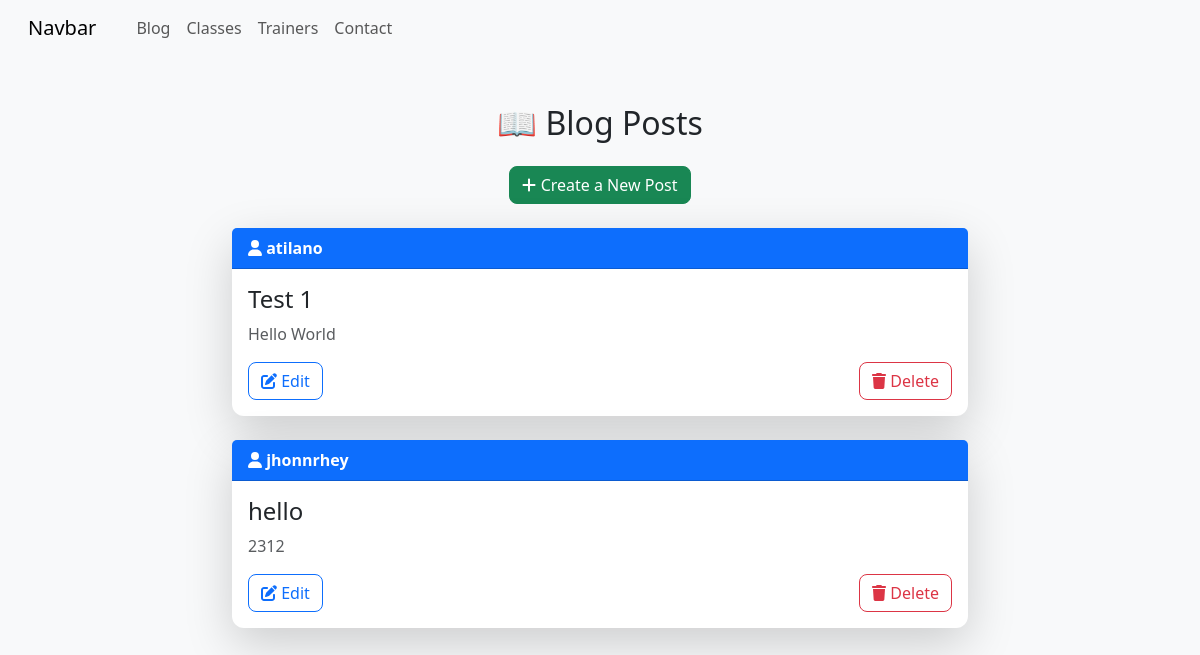
/blog/, run on an earlier commit of the app's database.
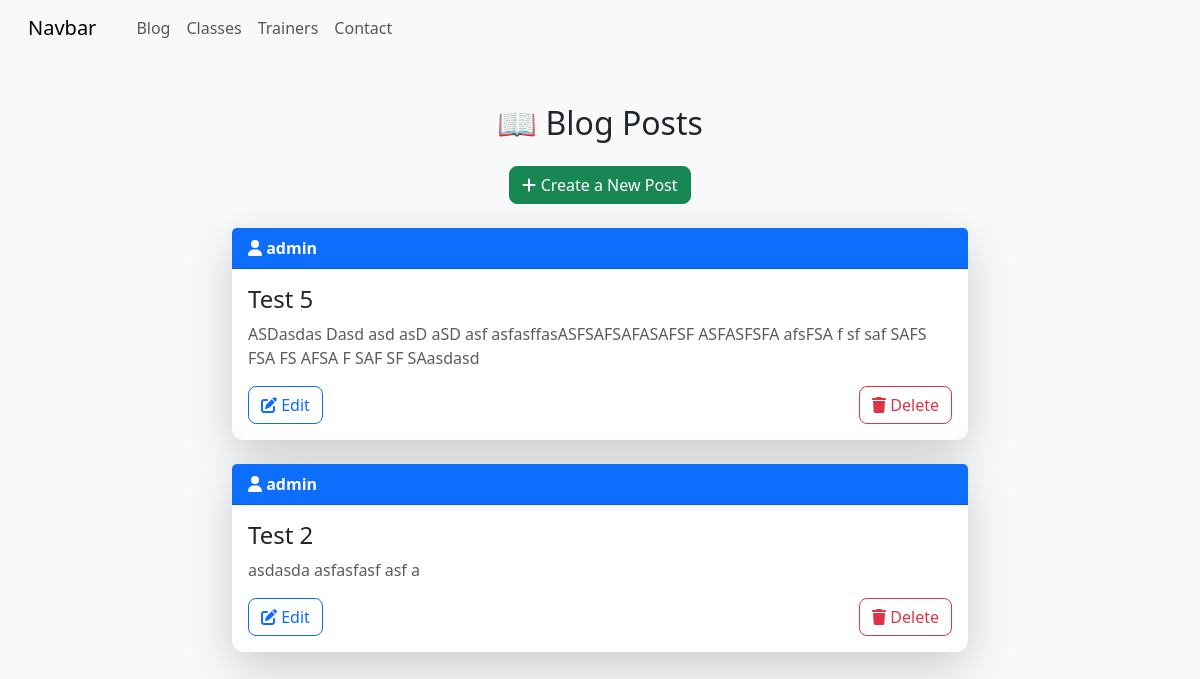
And on a later commit of the database.
### app/models.py (models this page shows, shortened)
class Post(models.Model):
    title = models.CharField(max_length=100)
    author =models.ForeignKey("auth.User", on_delete=models.CASCADE)
    body = models.TextField()

### app/views.py (the view)
# urls.py: path('blog/', views.PostListView.as_view(), name='post_list'),
class PostListView(ListView):
    model = Post
    template_name = 'app/post_list.html'
    context_object_name = 'posts'

### app/templates/app/post_list.html (shortened to what this page needs)
{% extends 'app/base.html' %}
{% block content %}
<div class="container mt-5">
    <h2 class="mb-4 text-center">📖 Blog Posts</h2>
    <div class="text-center mb-4">
        <a href="{% url 'post_create' %}" class="btn btn-success">
            <i class="fas fa-plus"></i> Create a New Post
        </a>
    </div>
    {% if posts %}
        <div class="row justify-content-center">
            {% for post in posts %}
            <div class="col-md-8">
                <div class="card shadow-lg border-0 mb-4">
                    <div class="card-header bg-primary text-white">
                        <strong><i class="fas fa-user"></i> {{ post.author }}</strong>
                    </div>
                    <div class="card-body">
                        <h4 class="card-title">{{ post.title }}</h4>
                        <p class="card-text text-muted">{{ post.body|truncatewords:30 }}</p>
                        <div class="d-flex justify-content-between">
                            <a href="{% url 'post_edit' pk=post.pk %}" class="btn btn-outline-primary">
                                <i class="fas fa-edit"></i> Edit
                            </a>
                            <a href="{% url 'post_delete' pk=post.pk %}" class="btn btn-outline-danger">
                                <i class="fas fa-trash"></i> Delete
                            </a>
                        </div>
                    </div>
                </div>
            </div>
            {% endfor %}
        </div>
    {% else %}
        <p class="text-center text-muted">No blog posts available. Be the first to create one!</p>
    {% endif %}
</div>
{% endblock %}

What changed in the data, as far as the page shows it:
removed Post: author "atilano", title "Test 1", body "Hello World"
removed Post: author "jhonnrhey", title "hello", body "2312"
added Post: author "admin", title "Test 5", body "ASDasdas Dasd asd asD aSD asf asfasffasASFSAFSAFASAFSF ASFASFSFA afsFSA f sf saf SAFS FSA FS AFSA F SAF SF SAasdasd"
added Post: author "admin", title "Test 2", body "asdasda asfasfasf asf a"
